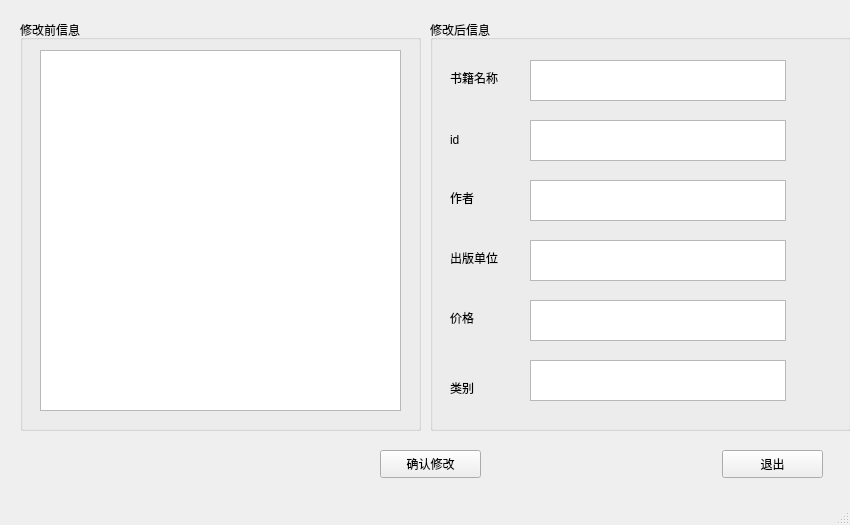
<?xml version="1.0" encoding="UTF-8"?>
<ui version="4.0">
 <class>MainWindow</class>
 <widget class="QMainWindow" name="MainWindow">
  <property name="geometry">
   <rect>
    <x>0</x>
    <y>0</y>
    <width>850</width>
    <height>525</height>
   </rect>
  </property>
  <property name="maximumSize">
   <size>
    <width>850</width>
    <height>525</height>
   </size>
  </property>
  <property name="windowTitle">
   <string>修改书籍</string>
  </property>
  <widget class="QWidget" name="centralwidget">
   <widget class="QGroupBox" name="groupBox">
    <property name="geometry">
     <rect>
      <x>20</x>
      <y>20</y>
      <width>401</width>
      <height>411</height>
     </rect>
    </property>
    <property name="title">
     <string>修改前信息</string>
    </property>
    <widget class="QTextBrowser" name="textBrowser">
     <property name="geometry">
      <rect>
       <x>20</x>
       <y>30</y>
       <width>361</width>
       <height>361</height>
      </rect>
     </property>
    </widget>
   </widget>
   <widget class="QGroupBox" name="groupBox_2">
    <property name="geometry">
     <rect>
      <x>430</x>
      <y>20</y>
      <width>421</width>
      <height>411</height>
     </rect>
    </property>
    <property name="title">
     <string>修改后信息</string>
    </property>
    <widget class="QTextBrowser" name="textBrowser_2">
     <property name="geometry">
      <rect>
       <x>100</x>
       <y>40</y>
       <width>256</width>
       <height>41</height>
      </rect>
     </property>
    </widget>
    <widget class="QTextBrowser" name="textBrowser_3">
     <property name="geometry">
      <rect>
       <x>100</x>
       <y>100</y>
       <width>256</width>
       <height>41</height>
      </rect>
     </property>
    </widget>
    <widget class="QTextBrowser" name="textBrowser_4">
     <property name="geometry">
      <rect>
       <x>100</x>
       <y>160</y>
       <width>256</width>
       <height>41</height>
      </rect>
     </property>
    </widget>
    <widget class="QTextBrowser" name="textBrowser_5">
     <property name="geometry">
      <rect>
       <x>100</x>
       <y>220</y>
       <width>256</width>
       <height>41</height>
      </rect>
     </property>
    </widget>
    <widget class="QTextBrowser" name="textBrowser_6">
     <property name="geometry">
      <rect>
       <x>100</x>
       <y>280</y>
       <width>256</width>
       <height>41</height>
      </rect>
     </property>
    </widget>
    <widget class="QLabel" name="label">
     <property name="geometry">
      <rect>
       <x>20</x>
       <y>50</y>
       <width>72</width>
       <height>15</height>
      </rect>
     </property>
     <property name="text">
      <string>书籍名称</string>
     </property>
    </widget>
    <widget class="QLabel" name="label_2">
     <property name="geometry">
      <rect>
       <x>20</x>
       <y>110</y>
       <width>61</width>
       <height>20</height>
      </rect>
     </property>
     <property name="text">
      <string>id</string>
     </property>
    </widget>
    <widget class="QLabel" name="label_3">
     <property name="geometry">
      <rect>
       <x>20</x>
       <y>170</y>
       <width>72</width>
       <height>15</height>
      </rect>
     </property>
     <property name="text">
      <string>作者</string>
     </property>
    </widget>
    <widget class="QLabel" name="label_4">
     <property name="geometry">
      <rect>
       <x>20</x>
       <y>230</y>
       <width>72</width>
       <height>15</height>
      </rect>
     </property>
     <property name="text">
      <string>出版单位</string>
     </property>
    </widget>
    <widget class="QLabel" name="label_5">
     <property name="geometry">
      <rect>
       <x>20</x>
       <y>360</y>
       <width>72</width>
       <height>15</height>
      </rect>
     </property>
     <property name="text">
      <string>类别</string>
     </property>
    </widget>
    <widget class="QTextBrowser" name="textBrowser_7">
     <property name="geometry">
      <rect>
       <x>100</x>
       <y>340</y>
       <width>256</width>
       <height>41</height>
      </rect>
     </property>
    </widget>
    <widget class="QLabel" name="label_6">
     <property name="geometry">
      <rect>
       <x>20</x>
       <y>290</y>
       <width>72</width>
       <height>15</height>
      </rect>
     </property>
     <property name="text">
      <string>价格</string>
     </property>
    </widget>
   </widget>
   <widget class="QPushButton" name="pushButton">
    <property name="geometry">
     <rect>
      <x>380</x>
      <y>450</y>
      <width>101</width>
      <height>28</height>
     </rect>
    </property>
    <property name="text">
     <string>确认修改</string>
    </property>
   </widget>
   <widget class="QPushButton" name="pushButton_2">
    <property name="geometry">
     <rect>
      <x>722</x>
      <y>450</y>
      <width>101</width>
      <height>28</height>
     </rect>
    </property>
    <property name="text">
     <string>退出</string>
    </property>
   </widget>
  </widget>
  <widget class="QMenuBar" name="menubar">
   <property name="geometry">
    <rect>
     <x>0</x>
     <y>0</y>
     <width>850</width>
     <height>26</height>
    </rect>
   </property>
  </widget>
  <widget class="QStatusBar" name="statusbar"/>
 </widget>
 <resources/>
 <connections/>
</ui>
